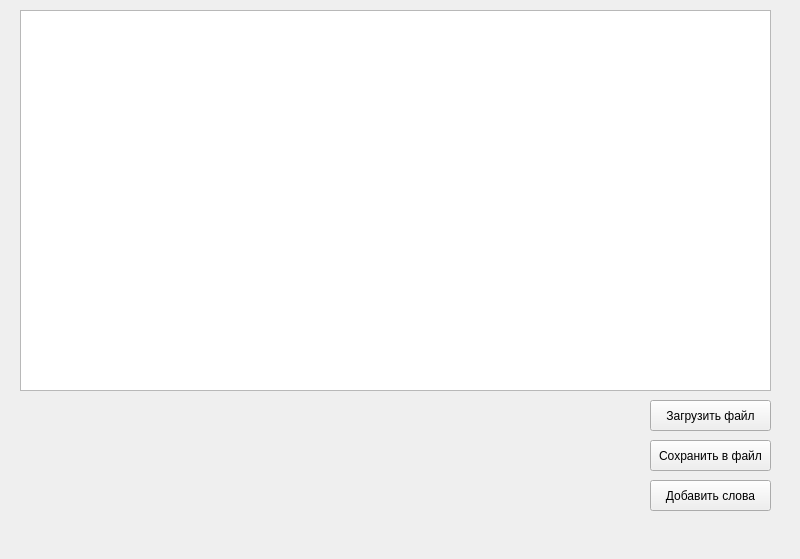
<?xml version="1.0" encoding="UTF-8"?>
<ui version="4.0">
 <class>MainWindow</class>
 <widget class="QMainWindow" name="MainWindow">
  <property name="geometry">
   <rect>
    <x>0</x>
    <y>0</y>
    <width>800</width>
    <height>559</height>
   </rect>
  </property>
  <property name="windowTitle">
   <string>MainWindow</string>
  </property>
  <widget class="QWidget" name="centralwidget">
   <widget class="QPushButton" name="loadFileButton">
    <property name="geometry">
     <rect>
      <x>650</x>
      <y>400</y>
      <width>121</width>
      <height>31</height>
     </rect>
    </property>
    <property name="text">
     <string>Загрузить файл</string>
    </property>
   </widget>
   <widget class="QTableView" name="tableView">
    <property name="geometry">
     <rect>
      <x>20</x>
      <y>10</y>
      <width>751</width>
      <height>381</height>
     </rect>
    </property>
   </widget>
   <widget class="QPushButton" name="SaveFileButton">
    <property name="geometry">
     <rect>
      <x>650</x>
      <y>440</y>
      <width>121</width>
      <height>31</height>
     </rect>
    </property>
    <property name="text">
     <string>Сохранить в файл</string>
    </property>
   </widget>
   <widget class="QPushButton" name="addFileButton">
    <property name="geometry">
     <rect>
      <x>650</x>
      <y>480</y>
      <width>121</width>
      <height>31</height>
     </rect>
    </property>
    <property name="text">
     <string>Добавить слова</string>
    </property>
   </widget>
  </widget>
  <widget class="QMenuBar" name="menuBar">
   <property name="geometry">
    <rect>
     <x>0</x>
     <y>0</y>
     <width>800</width>
     <height>23</height>
    </rect>
   </property>
  </widget>
 </widget>
 <resources/>
 <connections/>
</ui>
